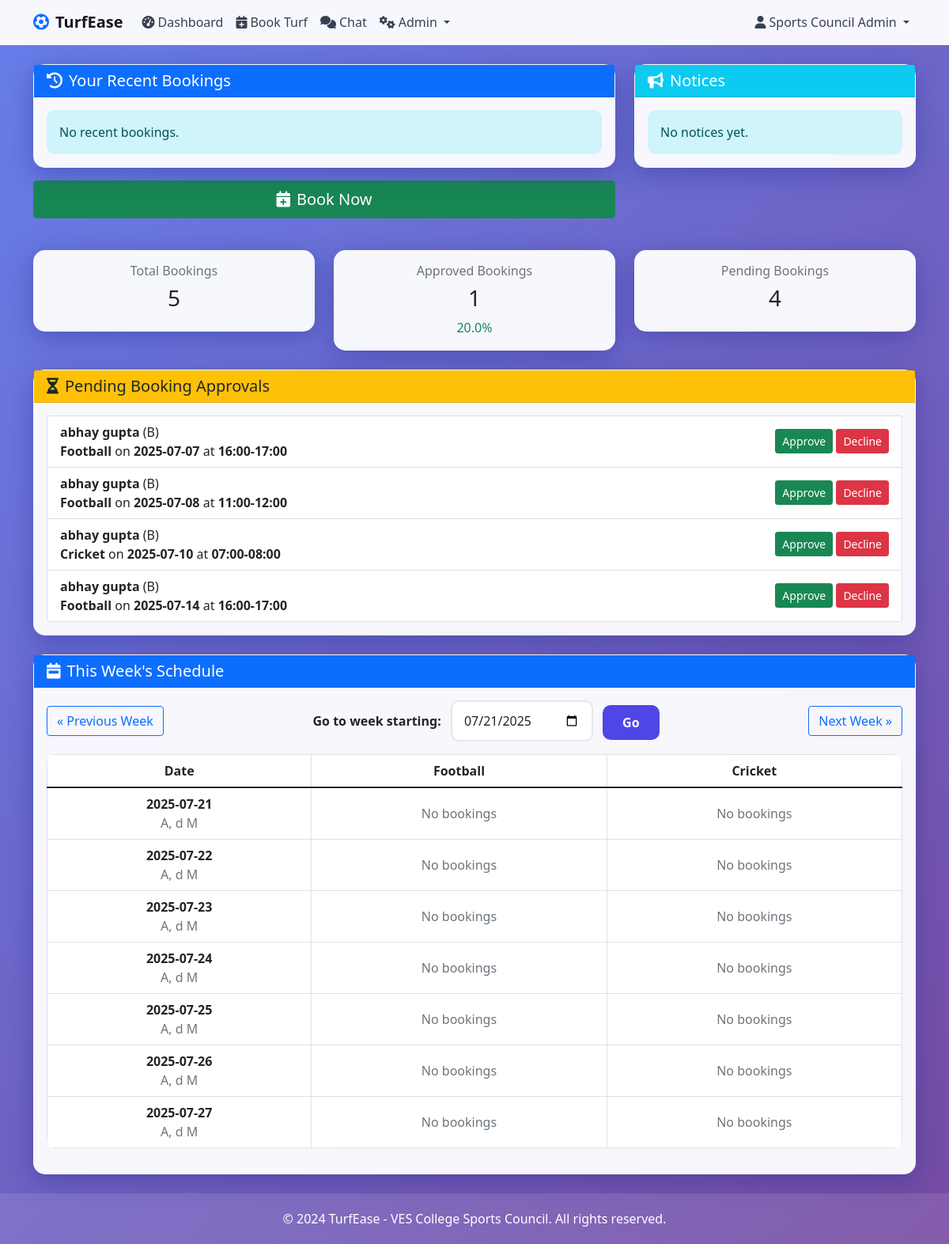
The app's page /admin/dashboard (signed in), older data.
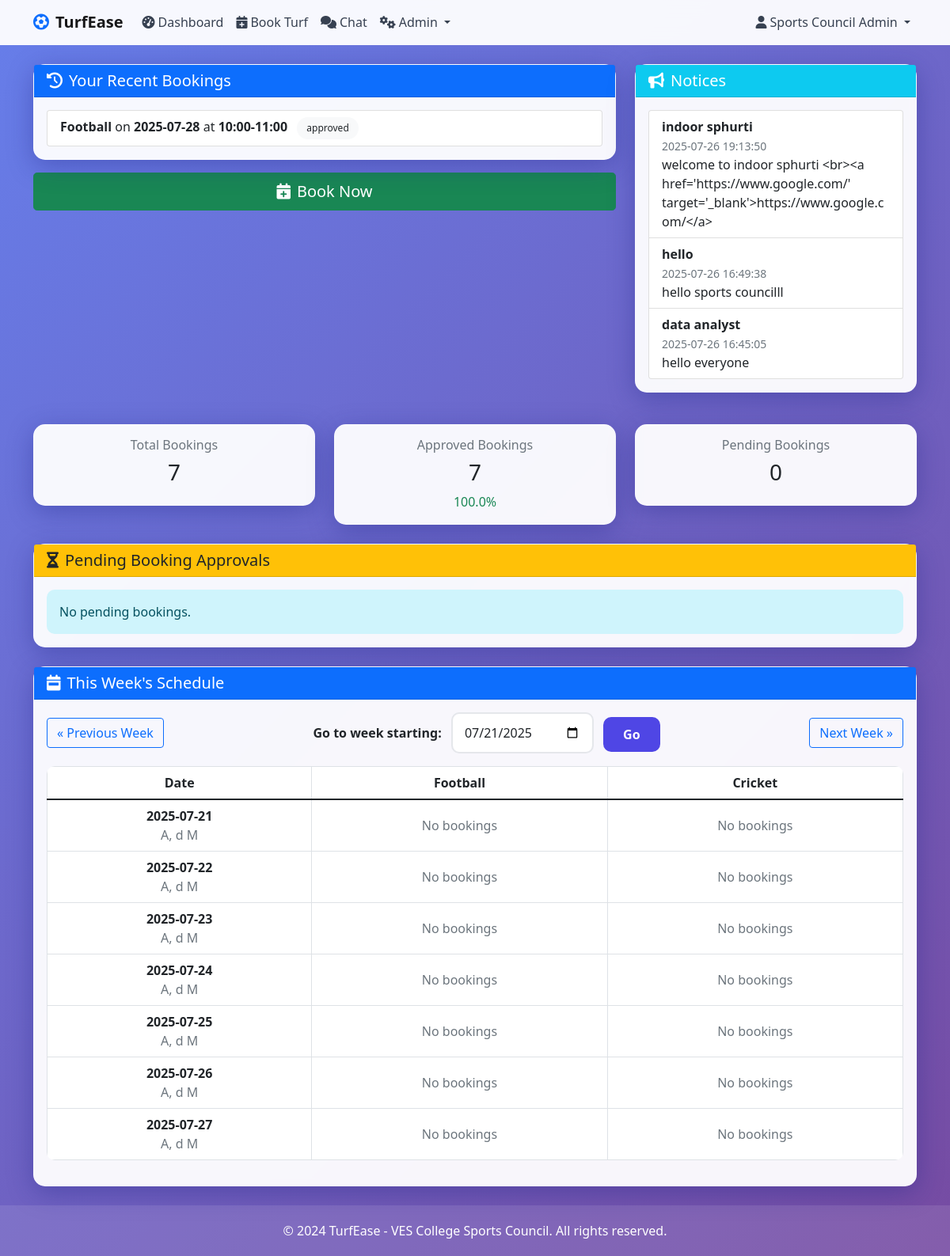
The same page, newer data.
### tables this page shows
CREATE TABLE bookings (
            id INTEGER PRIMARY KEY AUTOINCREMENT,
            user_id INTEGER NOT NULL,
            turf_side TEXT NOT NULL,
            booking_date DATE NOT NULL,
            time_slot TEXT NOT NULL,
            status TEXT DEFAULT 'pending',
            reason TEXT,
            created_at TIMESTAMP DEFAULT CURRENT_TIMESTAMP,
            FOREIGN KEY (user_id) REFERENCES users (id)
        );

CREATE TABLE users (
        id INTEGER PRIMARY KEY AUTOINCREMENT,
        email TEXT UNIQUE NOT NULL,
        name TEXT NOT NULL,
        division TEXT,
        is_admin BOOLEAN DEFAULT 0,
        is_active BOOLEAN DEFAULT 0,
        password_hash TEXT,
        created_at TIMESTAMP DEFAULT CURRENT_TIMESTAMP
    , otp TEXT);

CREATE TABLE notices (
            id INTEGER PRIMARY KEY AUTOINCREMENT,
            title TEXT NOT NULL,
            content TEXT NOT NULL,
            created_at TIMESTAMP DEFAULT CURRENT_TIMESTAMP
        );

### app.py (the view)
@app.route('/admin/dashboard')
@admin_required
def admin_dashboard():
    cleanup_notices_and_events()
    week_start_str = request.args.get('week_start')
    if week_start_str:
        start_of_week = datetime.strptime(week_start_str, '%Y-%m-%d').date()
        start_of_week = start_of_week - timedelta(days=start_of_week.weekday())
        week_offset = ((start_of_week - datetime.today().date()).days) // 7
    else:
        week_offset = int(request.args.get('week', 0))
        today = datetime.today().date()
        start_of_week = today - timedelta(days=today.weekday()) + timedelta(weeks=week_offset)
    end_of_week = start_of_week + timedelta(days=6)
    conn = get_db_connection()
    week_bookings = conn.execute('''
        SELECT b.*, u.name, u.email, u.division
        FROM bookings b
        JOIN users u ON b.user_id = u.id
        WHERE b.booking_date BETWEEN ? AND ?
        ORDER BY b.booking_date, b.time_slot
    ''', (start_of_week, end_of_week)).fetchall()
    notices = conn.execute('''
        SELECT * FROM notices
        ORDER BY created_at DESC
        LIMIT 5
    ''').fetchall()
    total_bookings = conn.execute('SELECT COUNT(*) FROM bookings').fetchone()[0]
    approved_bookings = conn.execute("SELECT COUNT(*) FROM bookings WHERE status = 'approved'").fetchone()[0]
    pending_count = conn.execute("SELECT COUNT(*) FROM bookings WHERE status = 'pending'").fetchone()[0]
    pending_bookings = conn.execute('''
        SELECT b.*, u.name, u.email, u.division
        FROM bookings b
        JOIN users u ON b.user_id = u.id
        WHERE b.status = 'pending'
        ORDER BY b.booking_date, b.time_slot
    ''').fetchall()
    my_bookings = conn.execute('''
        SELECT b.*, u.name, u.email, u.division
        FROM bookings b
        JOIN users u ON b.user_id = u.id
        WHERE b.user_id = ?
        ORDER BY b.booking_date DESC, time_slot ASC
    ''', (current_user.id,)).fetchall()
    conn.close()
    calendar = {}
    for i in range(7):
        day = (start_of_week + timedelta(days=i)).strftime('%Y-%m-%d')
        calendar[day] = {turf: [] for turf in TURF_SIDES}
    for booking in week_bookings:
        day = booking['booking_date']
        turf = booking['turf_side']
        calendar[day][turf].append(booking)
    return render_template(
        "admin_dashboard.html",
        calendar=calendar,
        start_of_week=start_of_week,
        end_of_week=end_of_week,
        week_offset=week_offset,
        TURF_SIDES=TURF_SIDES,
        notices=notices,
        total_bookings=total_bookings,
        approved_bookings=approved_bookings,
        pending_count=pending_count,
        pending_bookings=pending_bookings,
        bookings=my_bookings,  # <-- Pass admin's own bookings here
        is_admin=True,
        user=current_user,
        weekly_bookings=week_bookings
    )

### app.py (called while the page is built)
@login_manager.user_loader
def load_user(user_id):
    conn = sqlite3.connect(DATABASE)
    cursor = conn.cursor()
    cursor.execute('SELECT * FROM users WHERE id = ?', (user_id,))
    user_data = cursor.fetchone()
    conn.close()
    if user_data:
        return User(
            user_data[0],  # id
            user_data[1],  # email
            user_data[2],  # name
            user_data[3],  # division
            user_data[4],  # is_admin
            user_data[5],  # is_active (adjust index if needed)
        )
    return None

def admin_required(f):
    @wraps(f)
    def decorated_function(*args, **kwargs):
        if not current_user.is_authenticated or not current_user.is_admin:
            flash('Access denied. Admin privileges required.', 'error')
            return redirect(url_for('login'))
        return f(*args, **kwargs)
    return decorated_function

def get_db_connection():
    conn = sqlite3.connect(DATABASE)
    conn.row_factory = sqlite3.Row
    return conn

@app.template_filter('datetimeformat')
def datetimeformat(value, format='%A, %d %b'):
    return datetime.strptime(value, '%Y-%m-%d').strftime(format)

### templates/admin_dashboard.html (shortened to what the changed rows need)
{% extends "base.html" %}
{% block content %}
<div class="row mb-4">
    <div class="col-lg-8">
        <div class="card mb-3">
            <div class="card-body">
                {% if bookings %}
                    <ul class="list-group">
                        {% for booking in bookings[:5] %}
                        <li class="list-group-item d-flex justify-content-between align-items-center">
                            <span>
                                <strong>{{ booking.turf_side }}</strong> on <strong>{{ booking.booking_date }}</strong>
                                at <strong>{{ booking.time_slot }}</strong>
                                <span class="badge bg-light text-dark ms-2">{{ booking.status }}</span>
                            </span>
                        </li>
                        {% endfor %}
                    </ul>
                {% else %}
                    <div class="alert alert-info mb-0">No recent bookings.</div>
                {% endif %}
            </div>
        </div>
    </div>
    <div class="col-lg-4">
        <div class="card mb-3">
            <div class="card-body">
                {% if notices %}
                    <ul class="list-group">
                        {% for notice in notices %}
                        <li class="list-group-item">
                            <strong>{{ notice.title }}</strong>
                            <br>
                            <span class="text-muted small">{{ notice.created_at }}</span>
                            <div>{{ notice.content }}</div>
                        </li>
                        {% endfor %}
                    </ul>
                {% else %}
                    <div class="alert alert-info mb-0">No notices yet.</div>
                {% endif %}
            </div>
        </div>
    </div>
</div>
<div class="row">
    <div class="col-12">
        <div class="row mb-4">
            <div class="col-md-4">
                <div class="card text-center">
                    <div class="card-body">
                        <h6 class="text-muted">Total Bookings</h6>
                        <h3>{{ total_bookings }}</h3>
                    </div>
                </div>
            </div>
            <div class="col-md-4">
                <div class="card text-center">
                    <div class="card-body">
                        <h6 class="text-muted">Approved Bookings</h6>
                        <h3>{{ approved_bookings }}</h3>
                        <div class="text-success">
                            {{ ((approved_bookings / total_bookings * 100) | round(1)) if total_bookings > 0 else 0 }}%
                        </div>
                    </div>
                </div>
            </div>
            <div class="col-md-4">
                <div class="card text-center">
                    <div class="card-body">
                        <h6 class="text-muted">Pending Bookings</h6>
                        <h3>{{ pending_count }}</h3>
                    </div>
                </div>
            </div>
        </div>
        <div class="card mb-4">
            <div class="card-body">
                {% if pending_bookings %}
                    <ul class="list-group">
                        {% for booking in pending_bookings %}
                        <li class="list-group-item d-flex justify-content-between align-items-center">
                            <span>
                                <strong>{{ booking.name }}</strong> ({{ booking.division }})<br>
                                <strong>{{ booking.turf_side }}</strong> on <strong>{{ booking.booking_date }}</strong>
                                at <strong>{{ booking.time_slot }}</strong>
                            </span>
                            <span>
                                <a href="{{ url_for('admin_booking_action', booking_id=booking.id, action='approve') }}" class="btn btn-success btn-sm">Approve</a>
                                <a href="{{ url_for('admin_booking_action', booking_id=booking.id, action='decline') }}" class="btn btn-danger btn-sm">Decline</a>
                            </span>
                        </li>
                        {% endfor %}
                    </ul>
                {% else %}
                    <div class="alert alert-info mb-0">No pending bookings.</div>
                {% endif %}
            </div>
        </div>
        <div class="card mt-4">
            <div class="card-body table-responsive">
                <table class="table table-bordered align-middle text-center">
                    <thead>
                        <tr>
                            <th>Date</th>
                            {% for turf in TURF_SIDES %}
                                <th>{{ turf }}</th>
                            {% endfor %}
                        </tr>
                    </thead>
                    <tbody>
                        {% for day, turfs in calendar.items() %}
                        <tr>
                            <td>
                                <strong>{{ day }}</strong>
                                <br>
                                <span class="text-muted">{{ day | datetimeformat('A, d M') }}</span>
                            </td>
                            {% for turf in TURF_SIDES %}
                            <td>
                                {% if turfs[turf] %}
                                    {% for booking in turfs[turf] %}
                                        <div class="border rounded p-2 mb-2 {% if booking.status == 'approved' %}bg-success text-white{% elif booking.status == 'pending' %}bg-warning text-dark{% else %}bg-light text-muted{% endif %}">
                                            <strong>{{ booking.time_slot }}</strong><br>
                                            <span class="small">{{ booking.name }}</span>
                                            <span class="badge bg-light text-dark ms-1">{{ booking.status }}</span>
                                        </div>
                                    {% endfor %}
                                {% else %}
                                    <span class="text-muted">No bookings</span>
                                {% endif %}
                            </td>
                            {% endfor %}
                        </tr>
                        {% endfor %}
                    </tbody>
                </table>
            </div>
        </div>
    </div>
</div>
{% endblock %}

Row changes from the older to the newer data that the page shows:
no longer on this page (row edited): bookings: name "abhay gupta", division "B", turf_side "Football", booking_date "2025-07-07", time_slot "16:00-17:00", shown under "Pending Booking Approvals"
no longer on this page (row edited): bookings: name "abhay gupta", division "B", turf_side "Football", booking_date "2025-07-08", time_slot "11:00-12:00", shown under "Pending Booking Approvals"
no longer on this page (row edited): bookings: name "abhay gupta", division "B", turf_side "Cricket", booking_date "2025-07-10", time_slot "07:00-08:00", shown under "Pending Booking Approvals"
no longer on this page (row edited): bookings: name "abhay gupta", division "B", turf_side "Football", booking_date "2025-07-14", time_slot "16:00-17:00", shown under "Pending Booking Approvals"
now on this page (row edited): bookings: turf_side "Football", booking_date "2025-07-28", time_slot "10:00-11:00", status "approved", shown under "Your Recent Bookings"
added notices: title "indoor sphurti", created_at "2025-07-26 19:13:50", content "welcome to indoor sphurti <br><a href='https://www.google.com/' target='_blank'>https://www.google.com/</a>"
added notices: title "hello", created_at "2025-07-26 16:49:38", content "hello sports councilll"
added notices: title "data analyst", created_at "2025-07-26 16:45:05", content "hello everyone"
Text that changed along with them:
{{ total_bookings }}: "5" → "7"
{{ approved_bookings }}: "1" → "7"
{{ pending_count }}: "4" → "0"
text no longer shown: "20.0 No recent bookings. No notices yet."
text now shown: "100.0 No pending bookings."
